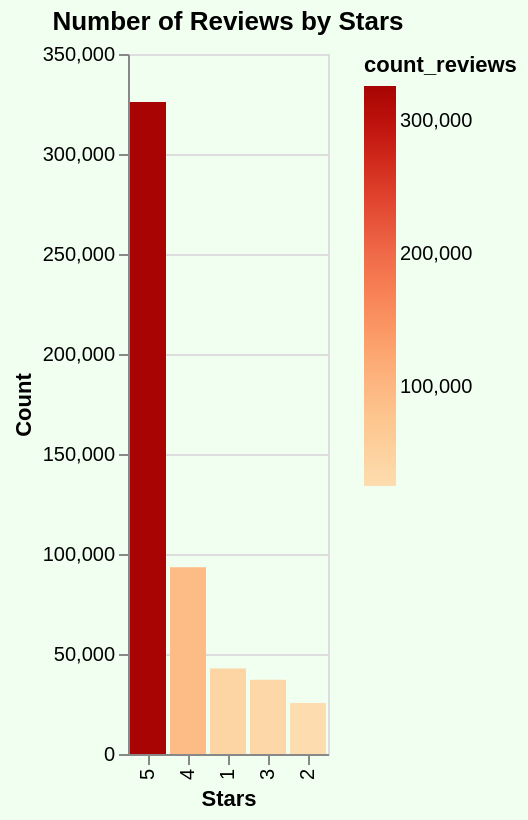

Express this chart as Vega-Lite.
### Vega-Lite specification from a JSON file in a GitHub repository (floating-point values rounded to 4 significant figures)
{"config": {"view": {"continuousWidth": 300, "continuousHeight": 300}}, "data": {"name": "data-0de0755650f623911aa46bb46eb852b3"}, "mark": {"type": "bar"}, "background": "#f0fff0", "encoding": {"color": {"field": "count_reviews", "scale": {"scheme": "orangered"}, "type": "quantitative"}, "tooltip": [{"field": "count_reviews", "type": "quantitative"}, {"field": "review_stars", "type": "nominal"}], "x": {"field": "review_stars", "sort": {"field": "count_reviews", "order": "descending"}, "title": "Stars", "type": "nominal"}, "y": {"field": "count_reviews", "title": "Count", "type": "quantitative"}}, "height": 350, "title": "Number of Reviews by Stars", "width": "container", "$schema": "https://vega.github.io/schema/vega-lite/v5.17.0.json", "datasets": {"data-0de0755650f623911aa46bb46eb852b3": [{"review_stars": 1, "count_reviews": 42755}, {"review_stars": 2, "count_reviews": 25526}, {"review_stars": 3, "count_reviews": 37121}, {"review_stars": 4, "count_reviews": 93315}, {"review_stars": 5, "count_reviews": 326022}]}}
